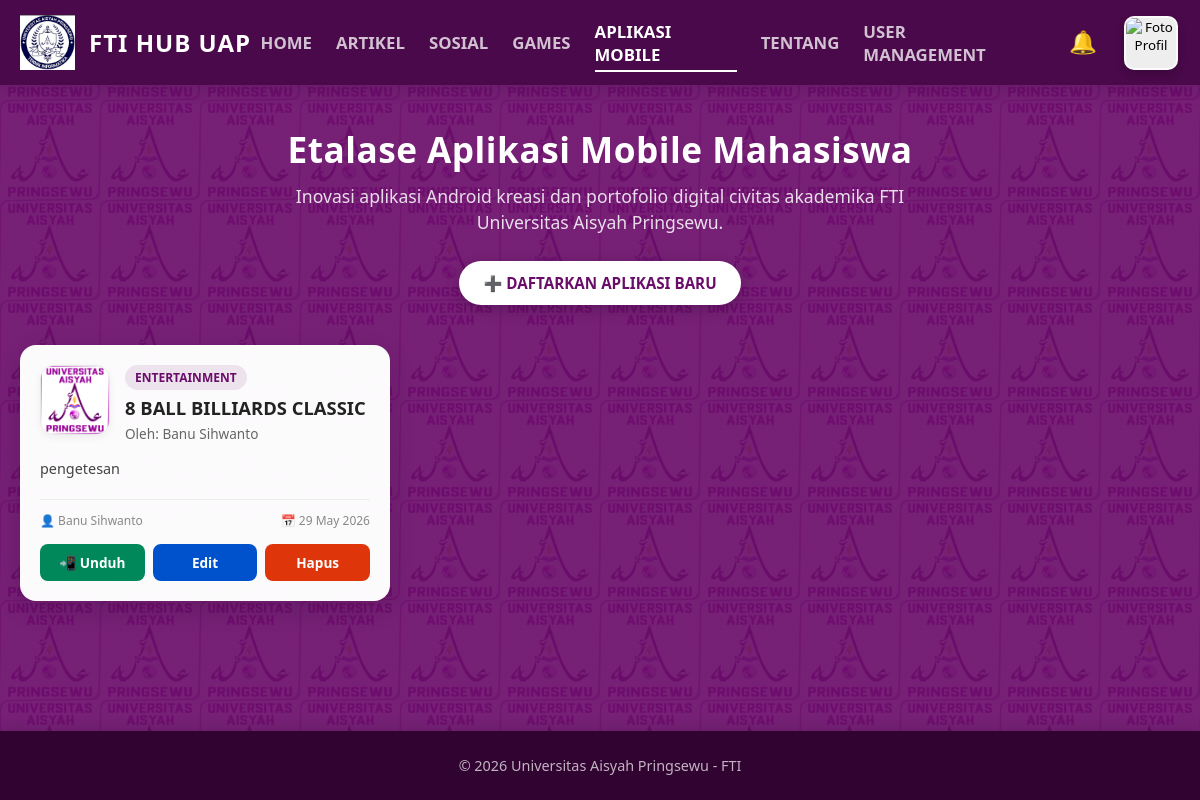
Page /aplikasi_mobile.php (signed in) on the committed database.
### tables this page shows
CREATE TABLE `aplikasi` (
  `id` int NOT NULL,
  `nama_aplikasi` varchar(255) NOT NULL,
  `developer` varchar(100) NOT NULL,
  `kategori` varchar(50) NOT NULL,
  `deskripsi` text NOT NULL,
  `ikon` varchar(255) NOT NULL,
  `link_playstore` text NOT NULL,
  `pengunggah` varchar(50) NOT NULL,
  `tanggal_upload` date NOT NULL
);

### aplikasi_mobile.php (the view, shortened to what this page needs)
<?php
require_once 'koneksi.php';
$query = "SELECT * FROM aplikasi ORDER BY id DESC";
$tampil_aplikasi = mysqli_query($koneksi, $query);
?>
<!DOCTYPE html>
<html lang="id">
<head>
</head>
<body>
<?php include 'header.php'; ?>
<main class="main-container">
    <div class="page-header">
        <h1>Etalase Aplikasi Mobile Mahasiswa</h1>
        <p>Inovasi aplikasi Android kreasi dan portofolio digital civitas akademika FTI Universitas Aisyah Pringsewu.</p>
        <a href="tambah_aplikasi.php" class="btn-add-app">➕ DAFTARKAN APLIKASI BARU</a>
    </div>
    <div class="apps-grid">
        <?php if (mysqli_num_rows($tampil_aplikasi) > 0): ?>
            <?php while ($row = mysqli_fetch_assoc($tampil_aplikasi)): ?>
                <div class="app-card">
                    <div>
                        <div class="app-top-info">
                            <img src="uploads/apps/<?= htmlspecialchars($row['ikon']); ?>" alt="Ikon <?= htmlspecialchars($row['nama_aplikasi']); ?>" class="app-icon" onerror="this.src='logo.png';">
                            <div class="app-meta">
                                <span class="badge-category"><?= htmlspecialchars($row['kategori']); ?></span>
                                <h2 class="app-title" title="<?= htmlspecialchars($row['nama_aplikasi']); ?>"><?= htmlspecialchars($row['nama_aplikasi']); ?></h2>
                                <div class="app-developer" title="Oleh: <?= htmlspecialchars($row['developer']); ?>">Oleh: <?= htmlspecialchars($row['developer']); ?></div>
                            </div>
                        </div>
                        <div class="app-body">
                            <p class="app-description">
                                <?= nl2br(htmlspecialchars($row['deskripsi'])); ?>
                            </p>
                        </div>
                    </div>
                    <div>
                        <div class="app-footer-meta">
                            <span class="uploader-info" title="User: <?= htmlspecialchars($row['pengunggah']); ?>">👤 <?= htmlspecialchars($row['pengunggah']); ?></span>
                            <span>📅 <?= date('d M Y', strtotime($row['tanggal_upload'])); ?></span>
                        </div>
                        <div class="app-actions">
                            <a href="<?= htmlspecialchars($row['link_playstore']); ?>" target="_blank" class="btn-action btn-download">📲 Unduh</a>
                            <?php if (isset($_SESSION['username']) && ($_SESSION['username'] === $row['pengunggah'] || $_SESSION['username'] === 'admin')): ?>
                                <a href="edit_aplikasi.php?id=<?= $row['id']; ?>" class="btn-action btn-edit">Edit</a>
                                <a href="hapus_aplikasi.php?id=<?= $row['id']; ?>" class="btn-action btn-delete" onclick="return confirm('Apakah Anda yakin ingin menghapus aplikasi <?= htmlspecialchars($row['nama_aplikasi']); ?>?')">Hapus</a>
                            <?php endif; ?>
                        </div>
                    </div>
                </div>
            <?php endwhile; ?>
        <?php else: ?>
            <div class="empty-state">
                📱 Belum ada portofolio aplikasi mobile yang terdaftar.
            </div>
        <?php endif; ?>
    </div>
</main>
<?php include 'footer.php'; ?>
</body>
</html>

### header.php (shortened to what this page needs)
<?php
$username = isset($_SESSION['username']) ? $_SESSION['username'] : null;
$current_page = basename($_SERVER['PHP_SELF']);
?>
<nav>
    <div class="nav-container">
        <a href="index.php" class="logo-container">
            <img src="logo1.png" alt="Logo FTI UAP" class="logo-img" onerror="this.src='https://placehold.co'">
            <div class="logo-text">FTI HUB UAP</div>
        </a>
        <div class="nav-menu-wrapper">
            <ul class="nav-links" id="navLinks">
                <li><a href="index.php" class="<?= ($current_page == 'index.php') ? 'active' : ''; ?>">Home</a></li>
                <li><a href="artikel.php" class="<?= ($current_page == 'artikel.php') ? 'active' : ''; ?>">Artikel</a></li>
                <li><a href="komunitas.php" class="<?= ($current_page == 'komunitas.php') ? 'active' : ''; ?>">Sosial</a></li>
                <li><a href="game_browser.php" class="<?= ($current_page == 'game_browser.php') ? 'active' : ''; ?>">Games</a></li>
                <li><a href="aplikasi_mobile.php" class="<?= ($current_page == 'aplikasi_mobile.php') ? 'active' : ''; ?>">Aplikasi Mobile</a></li>
                <li><a href="tentang.php" class="<?= ($current_page == 'tentang.php') ? 'active' : ''; ?>">Tentang</a></li>
                <?php if(isset($username) && $username == "admin"): ?>
                    <li><a href="user.php" class="<?= ($current_page == 'user.php') ? 'active' : ''; ?>">User Management</a></li>
                <?php endif; ?>
            </ul>
            <?php if (isset($_SESSION['username'])): ?>
                <div class="notif-dropdown-container">
                    <button class="btn-notif-bell" id="btnNotifLonceng" aria-label="Notifikasi">
                        🔔
                    </button>
                </div>
                <div class="profile-menu-container">
                    <button class="profile-trigger" id="profileTrigger" aria-label="Menu Profil" aria-haspopup="true" aria-expanded="false">
                        <img src="<?= (isset($_SESSION['avatar']) && !empty($_SESSION['avatar']) && file_exists($_SESSION['avatar'])) ? htmlspecialchars($_SESSION['avatar']) : 'uploads/avatar_default.png'; ?>" alt="Foto Profil" class="avatar-nav">
                    </button>
                </div>
            <?php else: ?>
                <div class="auth-buttons">
                    <a href="login.php" class="btn-login-nav">Login</a>
                </div>
            <?php endif; ?>
        </div>
    </div>
</nav>

### footer.php (shortened to what this page needs)
<footer>
    <p>&copy; 2026 Universitas Aisyah Pringsewu - FTI</p>
</footer>

### aplikasi_mobile.php (style rules this page uses)
* { margin: 0; padding: 0; box-sizing: border-box; font-family: 'Segoe UI', Tahoma, Geneva, Verdana, sans-serif; }
body { background: linear-gradient(rgba(106, 13, 106, 0.92), rgba(106, 13, 106, 0.92)), url('logo.png'); background-size: 100px; background-repeat: repeat; min-height: 100vh; color: #333; display: flex; flex-direction: column; }
.main-container { flex: 1; width: 100%; max-width: 1200px; margin: 0 auto; padding: 40px 20px; animation: fadeInUp 0.6s ease-out; }
.page-header { text-align: center; color: white; margin-bottom: 40px; }
.page-header h1 { font-size: 2.2rem; font-weight: 700; margin-bottom: 10px; letter-spacing: 0.5px; }
.page-header p { font-size: 1.1rem; color: rgba(255, 255, 255, 0.85); max-width: 700px; margin: 0 auto 25px auto; line-height: 1.5; }
.btn-add-app { background: #ffffff; color: #6a0d6a; text-decoration: none; padding: 12px 24px; border-radius: 30px; font-weight: bold; font-size: 0.95rem; display: inline-flex; align-items: center; gap: 8px; box-shadow: 0 4px 15px rgba(0, 0, 0, 0.2); transition: all 0.3s ease; }
.apps-grid { display: grid; grid-template-columns: repeat(auto-fill, minmax(320px, 1fr)); gap: 25px; width: 100%; }
.app-card { background: rgba(255, 255, 255, 0.98); border-radius: 16px; box-shadow: 0 8px 24px rgba(0, 0, 0, 0.15); padding: 20px; display: flex; flex-direction: column; justify-content: space-between; transition: transform 0.3s ease, box-shadow 0.3s ease; position: relative; overflow: hidden; }
.app-top-info { display: flex; gap: 15px; align-items: flex-start; margin-bottom: 15px; }
.app-icon { width: 70px; height: 70px; border-radius: 14px; object-fit: cover; border: 1px solid rgba(0, 0, 0, 0.08); box-shadow: 0 3px 8px rgba(0,0,0,0.05); flex-shrink: 0; }
.app-meta { flex: 1; min-width: 0; }
.badge-category { display: inline-block; background: rgba(106, 13, 106, 0.1); color: #6a0d6a; font-size: 0.75rem; font-weight: 700; padding: 4px 10px; border-radius: 20px; text-transform: uppercase; margin-bottom: 6px; }
.app-title { font-size: 1.15rem; font-weight: 700; color: #222; line-height: 1.3; margin-bottom: 4px; white-space: nowrap; overflow: hidden; text-overflow: ellipsis; }
.app-developer { font-size: 0.85rem; color: #666; white-space: nowrap; overflow: hidden; text-overflow: ellipsis; }
.app-body { margin-bottom: 20px; flex: 1; }
.app-description { font-size: 0.9rem; color: #444; line-height: 1.5; display: -webkit-box; -webkit-line-clamp: 4; -webkit-box-orient: vertical; overflow: hidden; text-overflow: ellipsis; text-align: justify; }
.app-footer-meta { display: flex; justify-content: space-between; align-items: center; font-size: 0.75rem; color: #888; border-top: 1px solid #eee; padding-top: 12px; margin-bottom: 15px; }
.uploader-info { white-space: nowrap; overflow: hidden; text-overflow: ellipsis; max-width: 60%; }
.app-actions { display: flex; gap: 8px; width: 100%; }
.btn-action { flex: 1; text-align: center; padding: 9px 5px; font-size: 0.85rem; font-weight: bold; border-radius: 8px; text-decoration: none; transition: background 0.2s ease, transform 0.1s ease; cursor: pointer; display: inline-flex; justify-content: center; align-items: center; border: none; }
.btn-download { background: #00875a; color: white; }
.btn-edit { background: #0052cc; color: white; }
.btn-delete { background: #de350b; color: white; }

### footer.php (style rules this page uses)
footer { background-color: #310331; color: rgba(255, 255, 255, 0.7); padding: 25px 20px; text-align: center; font-size: 0.9rem; font-weight: 500; width: 100% !important; clear: both; box-shadow: 0 -4px 15px rgba(0,0,0,0.1); }

### rows in the picture
aplikasi: kategori "ENTERTAINMENT", nama_aplikasi "8 BALL BILLIARDS CLASSIC", developer "Banu Sihwanto", deskripsi "pengetesan", pengunggah "Banu Sihwanto", tanggal_upload "29 May 2026"
